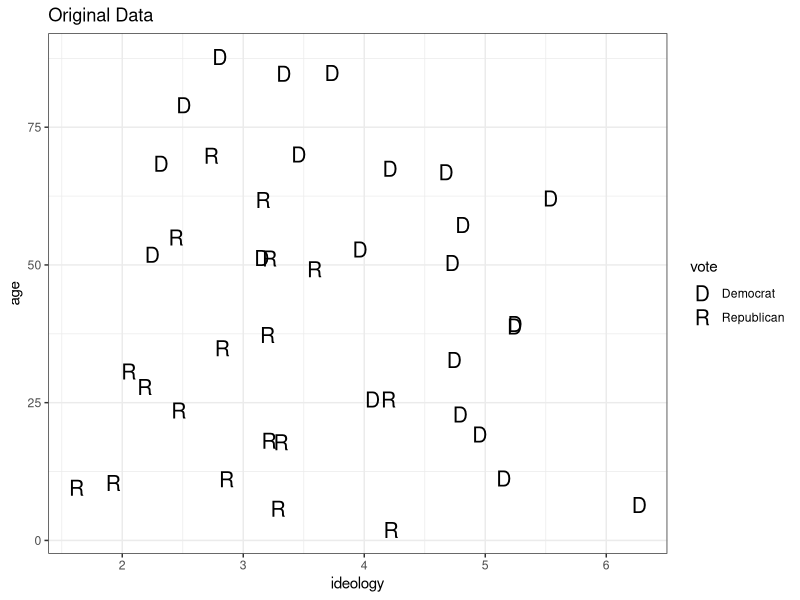
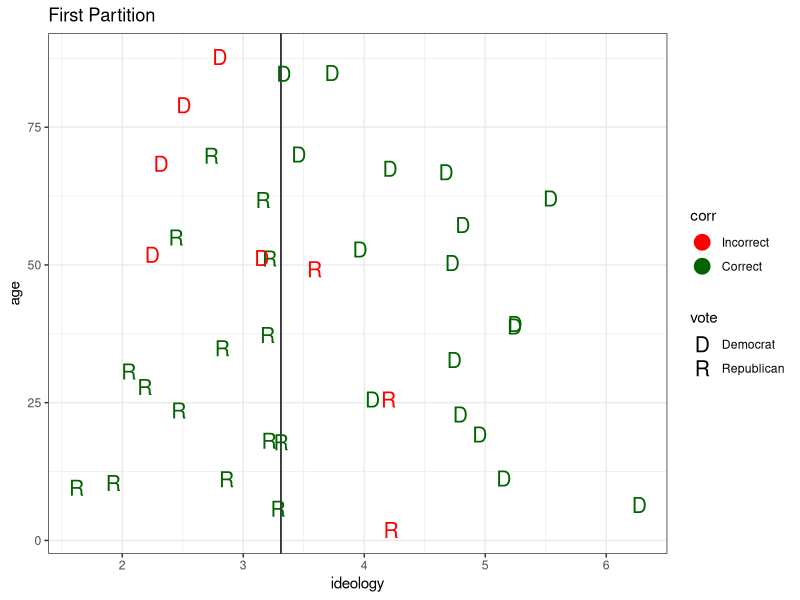
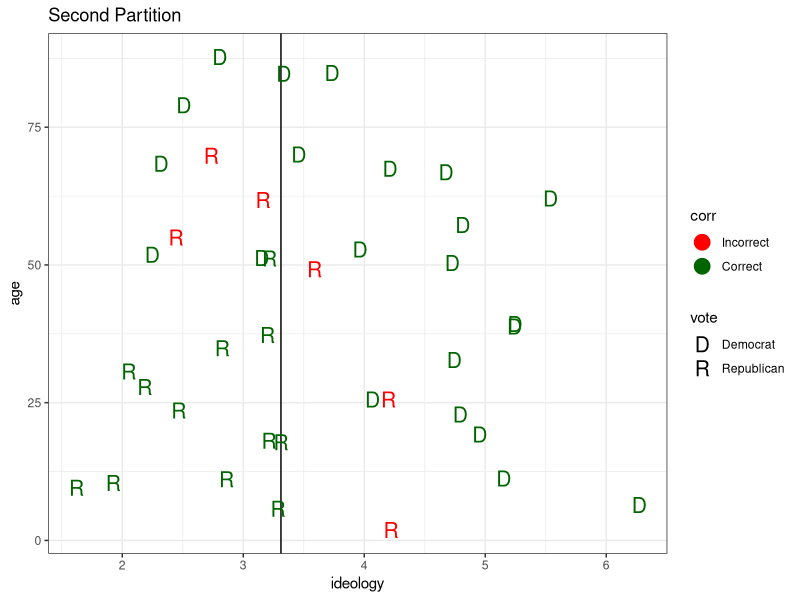
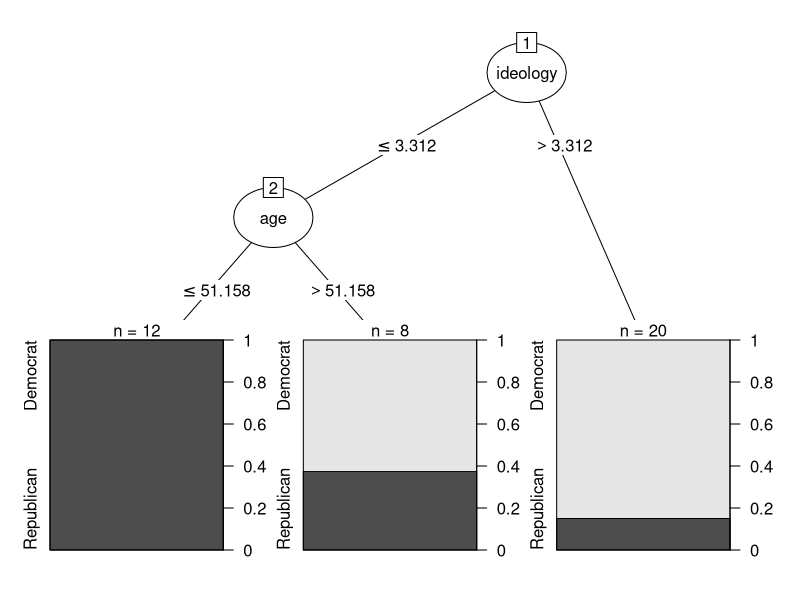

Write the R code that produced these figures, in order.
library(ggplot2)
library(party)

set.seed(3434349) # Works only with this seed
vote <- c(0, 0, rep(1, 18), rep(0, 20))
ideology <- c(rnorm(20, 3, .7), rnorm(15, 5, .7), rnorm(5, 3, .6))
age <- c(runif(35, 0, 70), runif(5, 70, 90))
dme <- data.frame(ideology, age, vote = as.factor(vote))
levels(dme$vote) <- c("Democrat", "Republican")

fit_cart <- ctree(vote ~ ideology + age, data = dme)
sp1 <- fit_cart@tree$psplit$splitpoint
sp2 <- fit_cart@tree$left$psplit$splitpoint

# Original Data
p <- ggplot(dme, aes(ideology, age, shape = vote))
p <- p + theme_bw() + xlim(min(ideology), max(ideology)) + ggtitle("Original Data")
p <- p + geom_point(size = 5) + scale_shape_manual(values=c("D", "R"))
ggsave("figures/o.png", p, width = 20, height = 12, units = "cm")

#First Partition
dme2 <- dme
corr <- ifelse(((dme$ideology <= sp1 & dme$vote == "Republican") |
                    (dme$ideology >= sp1 & dme$vote == "Democrat")), 1, 0)
dme2$corr <- factor(corr)
levels(dme2$corr) <- c("Incorrect", "Correct")

p <- ggplot(dme2, aes(ideology, age, shape = vote, color = corr))
p <- p + scale_colour_manual(values = c("red", "darkgreen"))
p <- p + theme_bw() + xlim(min(ideology), max(ideology))
p <- p + ggtitle("First Partition")
p <- p + geom_vline(aes(xintercept = sp1))
p <- p + geom_point(size = 5) + scale_shape_manual(values=c("D", "R"))
ggsave('figures/p1.png', p, width = 20, height = 12, units = "cm")

#Second Partition
dme3 <- dme
corr <- ifelse(((dme$ideology <= sp1 & dme$vote == "Republican" & dme$age <= sp2) |
                    (dme$ideology <= sp1 & dme$vote == "Democrat" & dme$age > sp2) |
                        (dme$ideology >= sp1 & dme$vote == "Democrat")),
               1, 0)
dme3$corr <- factor(corr)
levels(dme3$corr) <- c("Incorrect", "Correct")

p <- ggplot(dme3, aes(ideology, age, shape = vote, color = corr))
p <- p + scale_colour_manual(values = c("red", "darkgreen"))
p <- p + theme_bw() + xlim(min(ideology), max(ideology))
p <- p + ggtitle("Second Partition")
p <- p + geom_vline(aes(xintercept = sp1))
p <- p + geom_point(size = 5) + scale_shape_manual(values = c("D", "R"))
ggsave("figures/p2.png", p, width = 20, height = 12, units = "cm")

png("figures/cart.png", width = 30, height = 18, units = "cm", res = 500)
plot(fit_cart, inner_panel = node_inner(fit_cart, pval = FALSE),
     terminal_panel = node_barplot(fit_cart, beside = FALSE, id = FALSE))
dev.off()
